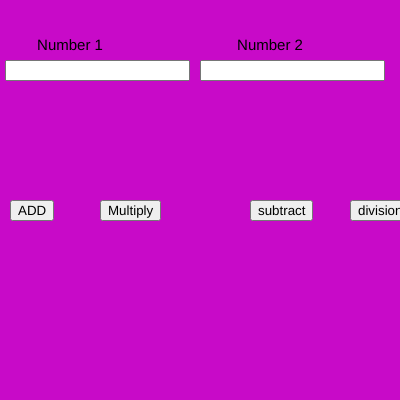
Frame 1 (no input)
Frame 60 (no input): identical to frame 1, image omitted
Frame 120 (the mouse pressed at the canvas centre since frame 60): identical to frame 1, image omitted

The p5.js sketch that drew this single still picture (run headless with seeded random() and noise() and a simulated clock; from frame 60 on, the mouse is pressed at the canvas centre):

// p5.js sketch
// ── sketch.js
var n1,n2;
var b1,b2,b3,b4;

function setup() {
  
  createCanvas(400, 400);
  
  num1 = createInput();
  num1.position(5, 60);
  
  num2 = createInput();
  num2.position(200, 60);
  
  b1 = createButton("ADD");
  b1.position(10, 200);
  b1.mousePressed(add);
  
  b2 = createButton("Multiply");
  b2.position(100, 200);
  b2.mousePressed(mul);
  
  b3 = createButton("subtract");
  b3.position(250, 200);
  b3.mousePressed(sub);
 
  b4 = createButton("division");
  b4.position(350, 200);
  b4.mousePressed(div);
  textAlign(CENTER);
  textSize(15);
}

function draw() {
  background(200,10,200)
  text("Number 1",70,50)
  text("Number 2",270,50)
  n1= parseInt(num1.value())
n2=parseInt(num2.value())
}
function add (){

console.log(n1+n2)
}
function mul (){


  console.log(n1*n2)
}function div (){


  console.log(n1/n2)
}function sub (){


  console.log(n1-n2)
}
